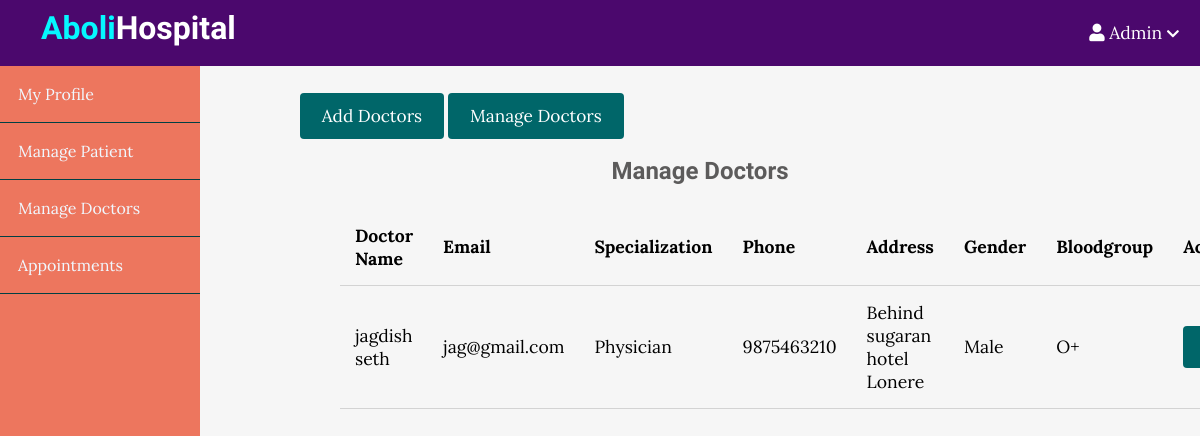
Screenshot of /adminviewdoctor/ (signed in) with the database file from the repository.
### Hosp/models.py (models this page shows, shortened)
class Doctor(models.Model):
	name = models.CharField(max_length=50)
	email = models.EmailField(unique=True)
	username = models.CharField(max_length=16)
	password = models.CharField(max_length=16)
	repassword = models.CharField(max_length=16,default="temp")
	gender = models.CharField(max_length=10)
	phonenumber = models.CharField(max_length=10)
	address = models.CharField(max_length=100)
	birthdate = models.DateField()
	bloodgroup = models.CharField(max_length=5)
	specialization = models.CharField(max_length=50)

### Hosp/views.py (the view)
# urls.py: path('adminviewdoctor/',adminviewdoctor,name='adminviewdoctor'),
def adminviewdoctor(request):
	if not  request.user.is_staff:
		return redirect('login')
	doc = Doctor.objects.all()
	d = { 'doc' : doc }
	return render(request,'adminviewdoctor.html',d)

### Hosp/templates/adminviewdoctor.html (shortened to what this page needs)
{% extends 'adminDash.html' %}
{% load static %}
            {% block body_block %}
            <div class="admin-content">
                <div class="button-group">
                    <a href="{% url 'adminadddoctor' %}" class="btn btn-big">Add Doctors</a>
                    <a href="{% url 'adminviewdoctor' %}" class="btn btn-big">Manage Doctors</a>
                </div>
                <div class="content">
                    <h2 class="page-title">Manage Doctors</h2>
                    <table>
                        <thead>
                            <th>Doctor Name</th>
                            <th>Email</th>
                            <th>Specialization</th>
                            <th>Phone</th>
                            <th>Address</th>
                            <th>Gender</th>
                            <th>Bloodgroup</th>
                            <th>Action</th>
                        </thead>
                        <tbody>
                          {% for i in doc %}
                            <tr>
                                <td>{{ i.name }}</td>
                                <td>{{ i.email }}</td>
                                <td>{{ i.specialization }}</td>
                                <td>{{ i.phonenumber }}</td>
                                <td>{{ i.address }}</td>
                                <td>{{ i.gender }}</td>
                                <td>{{ i.bloodgroup }}</td>
                                <td><a href="{% url 'admin_delete_doctor' i.id i.username %}" onclick="return confirm('Are you sure you want to delete?')" class="btn btn-danger">Delete</a></td>
                            </tr>
                           {% endfor %}
                        </tbody>
                    </table>
                </div>
            </div>
            {% endblock %}

### Hosp/templates/adminviewdoctor.html (style rules this page uses)
.admin-wrapper .admin-content { flex: 8; height: 100%; padding: 40px 100px 100px; overflow-y: scroll; }
.admin-content .page-title { text-align: center; margin-bottom: 1.5rem; }
table { width: 100%; border-collapse: collapse; font-size: 1.1rem; }
th, td { padding: 15px; text-align: left; border-bottom: 1px solid #d3d3d3; }
* { box-sizing: border-box }
html, body { height: 100%; padding: 0px; margin: 0px; background: #f6f6f6; font-family: 'Lora', serif; }
h1, h2, h3, h4, h5, h6 { font-family: 'Candal', serif; color: #5c5b5b; margin: 5px; }
a { text-decoration: none; color: inherit; }
.btn { padding: .5rem 1rem; background: #006669; color: white; border: 1px solid transparent; border-radius: .25rem; font-size: 1.08em; font-family: 'Lora', serif; }
.btn-big { padding: .7rem 1.3rem; line-height: 1.3rem; }
.content { width: 90%; margin: 30px auto 30px; }

### rows the page displays
Doctor: name "jagdish seth", email "jag@gmail.com", specialization "Physician", phonenumber "9875463210", address "Behind sugaran hotel Lonere", gender "Male", bloodgroup "O+"
